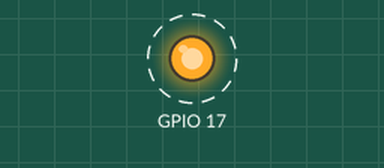
This program was run on a simulated Raspberry Pi (BCM pin numbers). Shown: output pins drawn as LEDs (lit = HIGH). Dashed ring = blinking. At 15.0 s the program stops and its outputs stay as they are.

Above: at 0.3 s.
Timing chart, 0 to 3.5 s (numbered marks = the images above):
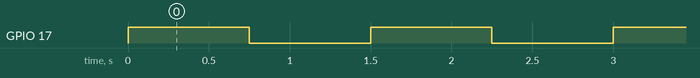

The program:

LASERtest.py
```python
import RPi.GPIO as GPIO
import time

GPIO.setmode(GPIO.BCM)

#GPIO.setup(26, GPIO.OUT)
GPIO.setup(17, GPIO.OUT)

for i in range(0,20,1):
    #GPIO.output(26, i%2==1)
    GPIO.output(17, i%2==0)
    time.sleep(0.75)

GPIO.cleanup()
```

Measured:
- by itself, GPIO 17: alternates HIGH for 0.75 s and LOW for 0.75 s, 20 changes in all, then stays LOW
